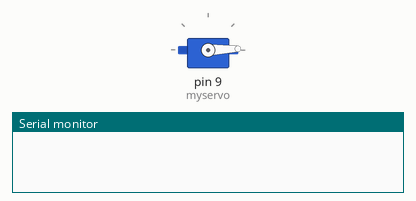
This sketch was run on a simulated Arduino Uno, built with avr-gcc and run on an emulated ATmega328P. Shown: servo, the last lines printed to the serial monitor.

Above: at 1.05 s.
At 2.55 s:
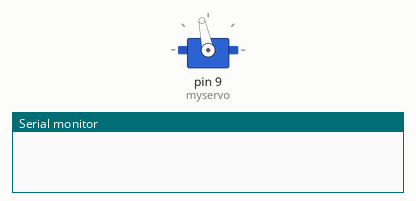
At 4.1 s:
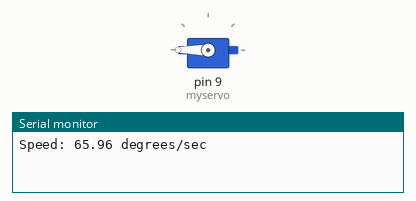
At 7.15 s:
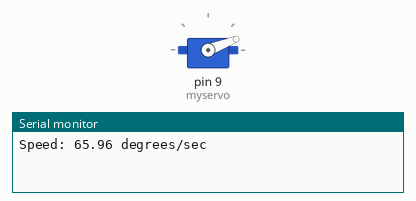
Timing chart, 0 to 10.7 s (numbered marks = the images above):
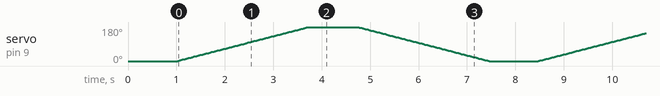

The sketch:

ex3-c.ino
```cpp
#include <Servo.h>

Servo myservo; // Create servo object
int pos = 0;   // Variable to store the servo position

void servo_scaling(int degrees)
{
    unsigned long startTime, endTime;
    float timeTaken, speed;

    // Calculate scaled degrees
    int scaled_degrees = degrees * 0.667;

    startTime = millis(); // Capture start time

    // Move servo to degrees
    for (pos = 0; pos <= scaled_degrees; pos += 1)
    {
        myservo.write(pos); // Tell servo to go to position in variable 'pos'
        delay(15);          // Wait 15 ms for the servo to reach the position
    }

    endTime = millis(); // Capture end time

    // Calculate time taken in seconds
    timeTaken = (float)(endTime - startTime) / 1000.0;

    // Calculate speed in degrees per second
    speed = scaled_degrees / timeTaken;

    Serial.print("Speed: ");
    Serial.print(speed);
    Serial.println(" degrees/sec");

    delay(1000); // Additional delay

    // Move servo back to zero degrees
    for (pos = scaled_degrees; pos >= 0; pos -= 1)
    {
        myservo.write(pos); // Tell servo to go to position in variable 'pos'
        delay(15);          // Wait 15 ms for the servo to reach the position
    }
}

void setup()
{
    Serial.begin(9600);
    delay(1000);
    pinMode(A1, INPUT);
    myservo.attach(9, 400, 2600); // Initialize servo on pin 9 and set pulse width limits to 400-2600 µs
}

void loop()
{
    servo_scaling(270);
    delay(1000); // Pause for 1 second before repeating
}
```
